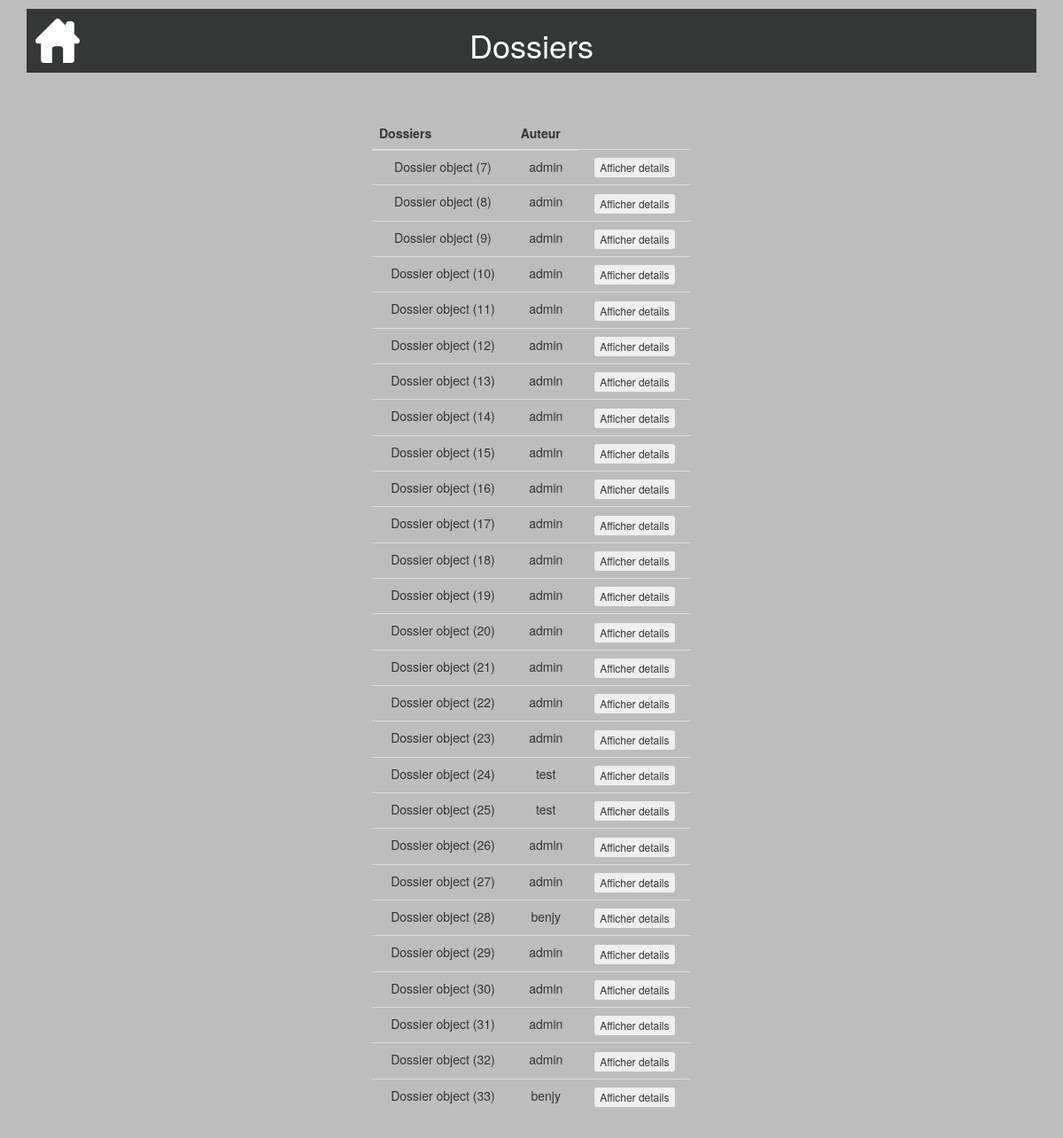
The app's page /consultertouslesdossiers/ (signed in), older data.
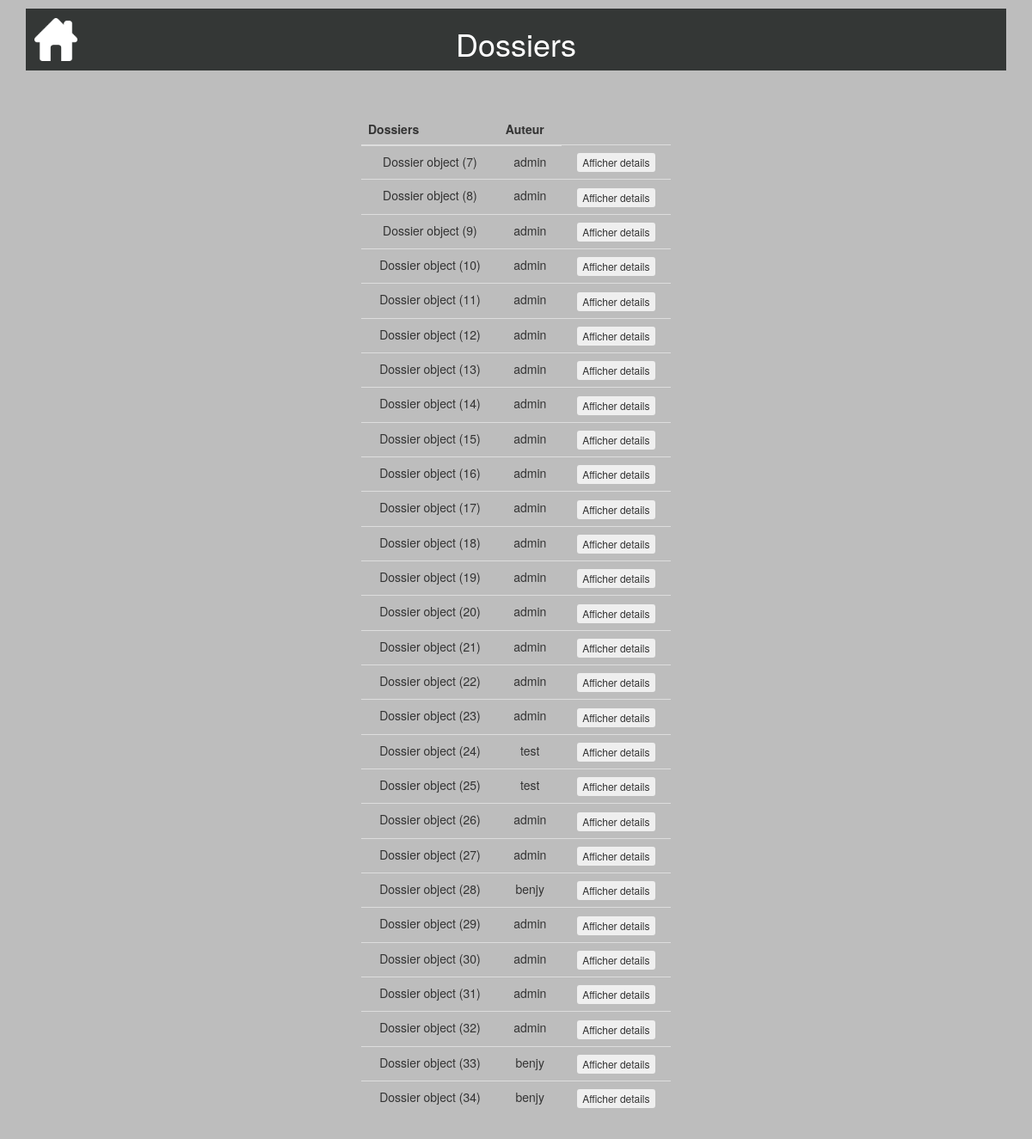
The same page, newer data.
### calculdej/models.py (models this page shows, shortened)
class Dossier(models.Model):
    date = models.DateTimeField(default=timezone.now, blank=True, verbose_name="Date création")
    auteur = models.ForeignKey(settings.AUTH_USER_MODEL, on_delete=models.CASCADE)
    dernier = models.BooleanField(default=True)

### consultertouslesdossiers/views.py (the view)
# urls.py: url('consultertouslesdossiers/', include('consultertouslesdossiers.urls')),
@login_required
@user_passes_test(check_user)
def consultertouslesdossiers(request):
    dossiers = Dossier.objects.all()
    return render(request, 'consultertouslesdossiers/consultertouslesdossiers.html', locals())

### consultertouslesdossiers/views.py (called while the page is built)
def check_user(user):
    if user.is_authenticated:
        username = user.get_username()
    return username=='admin'

### consultertouslesdossiers/templates/consultertouslesdossiers/consultertouslesdossiers.html (shortened to what this page needs)
{% extends "base.html" %}
{% block header %}<h1>Dossiers</h1>{% endblock %}
{% block content %}
<table class="table">
  <thead>
       <tr>
           <th>Dossiers</th>
           <th>Auteur</th>
       </tr>
   </thead>
   <tbody>
       {% for d in dossiers %}
       <tr>
           <td>{{ d }}</td>
           <td>{{ d.auteur }}</td>
           <td>
             <form method="post">
                 <button class="btn btn-xs" type="submit" name="btnaffdetails" value="{{d.id}}">Afficher details</button>
             </form>
          </td>
       </tr>
      {%endfor%}
    </tbody>
</table>
{% endblock %}

Row changes from the older to the newer data that the page shows:
added Dossier: id "Dossier object (34)", auteur "benjy"
